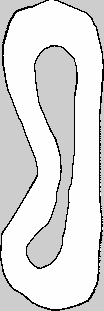
#> input picture maps/practicemap/practicemap.pgm, 104 x 311 px
$ jupyter execute --allow-errors matplotlib_plotting.ipynb
#> lines starting #> are read from the running program, lines starting #| are printed output that depends on the picture
### minimum_curvature_planner/algorithm/perception_data.py
import numpy as np

class Centreline:
    """
    members:
    int N
    float p[N][2]
    float n[N][2]
    (x_i -> p[i, 0], y_i -> p[i, 1])
    """
    def __init__(self, N, p, half_track_width, vehicle_width):
        self.N = np.uint32(N)
        self.p = np.array(p, dtype=np.float64)
        self.half_w_tr = np.array(half_track_width, dtype=np.float64)
        self.w_veh = np.float64(vehicle_width)

    def calc_n(self, x_derivatives, y_derivatives):
        self.n = np.array([[y_d, -x_d] for i in range(self.N) if (x_d := x_derivatives[i], y_d := y_derivatives[i])], dtype=np.float64) # not normalized
        self.n /= np.repeat(np.linalg.norm(self.n, axis=1), 2, axis=0).reshape(-1, 2) # normalized here


def matAInv(N: np.int32):
    A = np.zeros((4*N, 4*N))
    for i in range(0, 4*N, 4):
        # Equation: x_n = a_n
        # i is address of a_n
        A[i][i] = 1 # coeff of a_n
    for i in range(1, 4*N, 4):
        # Equation: x_(n+1) = a_n + b_n + c_n + d_n
        # i is address of b_n
        A[i][i-1] = 1 # coeff of a_n
        A[i][i] = 1 # coeff of b_n
        A[i][i+1] = 1 # coeff of c_n
        A[i][i+2] = 1 # coeff of d_n
    for i in range(2, 4*N, 4):
        # Equation: 0 = x_1' - x_1' = b_(n-1) + 2c_(n-1) + 3d_(n-1) - b_n
        # i is address of c_n
        A[i][i-1] = -1 # coeff of b_n
        addr_A_N_1 = (i+4*N-6)%(4*N) # address of a_(n-1)
        A[i][addr_A_N_1 + 1] = 1 # coeff of b_(n-1)
        A[i][addr_A_N_1 + 2] = 2 # coeff of c_(n-1)
        A[i][addr_A_N_1 + 3] = 3 # coeff of d_(n-1)
    for i in range(3, 4*N, 4):
        # Equation: 0 = x_1'' - x_1'' = 2c_(n-1) + 6d_(n-1) - 2c_n
        # i is address of d_n
        A[i][i-1] = -2 # coeff of c_n
        addr_A_N_1 = (i+4*N-7)%(4*N) # address of a_(n-1)
        A[i][addr_A_N_1 + 2] = 2 # coeff of c_(n-1)
        A[i][addr_A_N_1 + 3] = 6 # coeff of d_(n-1)
    A_inv = np.linalg.inv(A)
    A_inv[np.isclose(A_inv, 0, atol=1e-15)] = 0
    return A_inv

def A_ex_comp(N: np.int32, component: np.int32):
    # e.g. returns A_ex,b for component = 1, A_ex,c for component = 2
    A_ex = np.zeros((N, 4*N), dtype=np.float64)
    for i in range(N): A_ex[i][4*i + component] = 1
    return A_ex

def q_comp(centreline: Centreline, component: np.int32):
    # e.g. q_x for component = 0, q_y for component = 1
    q = np.ndarray(4*centreline.N, dtype=np.float64)
    for i in range(0, 4*centreline.N, 4):
        q[i] = centreline.p[i//4, component]
        q[i+1] = centreline.p[(i//4 + 1)%centreline.N, component]
        q[i+2] = 0
        q[i+3] = 0
    return q

def M_comp(centreline: Centreline, component: np.int32):
    # e.g. M_x for component = 0, M_y for component = 1
    M = np.zeros((4*centreline.N, centreline.N), dtype=np.float64)
    for i in range(0, 4*centreline.N, 4):
        M[i, i//4] = centreline.n[i//4, component]
        M[i+1, (i//4 + 1)%centreline.N] = centreline.n[(i//4 + 1)%centreline.N, component]
    return M

def first_derivatives(centreline: Centreline, Ainv: np.ndarray, q: np.ndarray):
    A_ex_b = A_ex_comp(centreline.N, 1)
    return A_ex_b @ Ainv @ q

def matPxx(N: np.int32, x_dashed: np.ndarray, y_dashed: np.ndarray):
    return np.diag([ y_dashed[i]**2/(x_dashed[i]**2+y_dashed[i]**2)**3 for i in range(N) ])

def matPxy(N: np.int32, x_dashed: np.ndarray, y_dashed: np.ndarray):
    return np.diag([ -2*x_dashed[i]*y_dashed[i]/(x_dashed[i]**2+y_dashed[i]**2)**3 for i in range(N) ])

def matPyy(N: np.int32, x_dashed: np.ndarray, y_dashed: np.ndarray):
    return np.diag([ x_dashed[i]**2/(x_dashed[i]**2+y_dashed[i]**2)**3 for i in range(N) ])

def matrices_H_f(centreline: Centreline):
    # returns a tuple of the matrices H and f that define the QP
    Ainv = matAInv(centreline.N)
    A_ex_c = A_ex_comp(centreline.N, 2)
    q_x = q_comp(centreline, 0)
    q_y = q_comp(centreline, 1)
    x_d = first_derivatives(centreline, Ainv, q_x)  # vector containing x_i'
    y_d = first_derivatives(centreline, Ainv, q_y)  # vector containing y_i'

    centreline.calc_n(x_d, y_d)

    M_x = M_comp(centreline, 0)
    M_y = M_comp(centreline, 1)

    T_c = 2 * A_ex_c @ Ainv
    T_n_x = T_c @ M_x
    T_n_y = T_c @ M_y

    P_xx = matPxx(centreline.N, x_d, y_d)
    P_xy = matPxy(centreline.N, x_d, y_d)
    P_yy = matPyy(centreline.N, x_d, y_d)

    H_x = T_n_x.T @ P_xx @ T_n_x
    H_xy = T_n_y.T @ P_xy @ T_n_x
    H_y = T_n_y.T @ P_yy @ T_n_y
    H = 2 * (H_x + H_xy + H_y)

    f_x = 2 * T_n_x.T @ P_xx.T @ T_c @ q_x
    f_xy = T_n_y.T @ P_xy.T @ T_c @ q_x + T_n_x.T @ P_xy.T @ T_c @ q_y
    f_y = 2 * T_n_y.T @ P_yy.T @ T_c @ q_y
    f = f_x + f_xy + f_y

    return H, f

### minimum_curvature_planner/algorithm/visualization.py
import matplotlib.pyplot as plt
from scipy.interpolate import CubicSpline
from perception_data import *

def matplotlib_visualize_splines(points: np.ndarray, line_label: str, points_label: str, is_loop: bool = False):
    if is_loop:
        points = np.vstack([points, points[0]])

    # Define the parametric points (x and y coordinates)
    t_points = np.arange(points.shape[0])
    x_points = np.array(points[:, 0])
    y_points = np.array(points[:, 1])

    # Create parametric cubic splines for x(t) and y(t)
    bc_type = 'periodic' if is_loop else 'not-a-knot'
    spline_x = CubicSpline(t_points, x_points, bc_type=bc_type)
    spline_y = CubicSpline(t_points, y_points, bc_type=bc_type)

    # Generate values of t for plotting the spline
    t_fine = np.linspace(t_points[0], t_points[-1], 100)

    # Evaluate the splines to get the points on the curve
    x_fine = spline_x(t_fine)
    y_fine = spline_y(t_fine)

    # Plot the parametric spline
    plt.plot(x_fine, y_fine, label=line_label)
    plt.plot(x_points, y_points, 'o', label=points_label)
    plt.xlabel('x')
    plt.ylabel('y')
    plt.legend()
    plt.grid(True)
    plt.axis('equal')  # Ensure the x and y axes have the same scale

def coords(t, a, b, c, d):
    t_floor = np.int32(t)
    t_frac = t - t_floor
    return np.array([ (a[I] + b[I]*f + c[I]*f**2 + d[I]*f**3) for i in range(t.shape[0]) if (I := (t_floor[i])%(a.shape[0]), f := t_frac[i]) ])

def implemented_visualize_splines(points: np.ndarray, line_label: str, points_label: str, show_control_points: bool = False, dashed: bool = False):
    Ainv = matAInv(points.shape[0])
    centreline = Centreline(points.shape[0], points, None, None)
    abcd_x = (Ainv @ q_comp(centreline, 0)).reshape((-1, 4))
    abcd_y = (Ainv @ q_comp(centreline, 1)).reshape((-1, 4))

    # Define the parametric points (x and y coordinates)
    t_points = np.arange(points.shape[0])
    x_points = np.array(points[:, 0])
    y_points = np.array(points[:, 1])

    # Generate values of t for plotting the spline
    t_fine = np.linspace(t_points[0], t_points[-1] + 1, 1000)

    # Evaluate the splines to get the points on the curve
    x_fine = coords(t_fine, abcd_x[:, 0], abcd_x[:, 1], abcd_x[:, 2], abcd_x[:, 3])
    y_fine = coords(t_fine, abcd_y[:, 0], abcd_y[:, 1], abcd_y[:, 2], abcd_y[:, 3])

    # Plot the parametric spline
    if dashed: plt.plot(x_fine, y_fine, '--', label=line_label)
    else: plt.plot(x_fine, y_fine, label=line_label)
    if show_control_points: plt.plot(x_points, y_points, 'o', label=points_label)
    plt.xlabel('x')
    plt.ylabel('y')
    plt.legend()
    plt.grid(True)
    plt.axis('equal')  # Ensure the x and y axes have the same scale

def points_raceline(centreline: Centreline, alpha: np.ndarray):
    return centreline.p + centreline.n * np.repeat(alpha, 2, axis=0).reshape((-1, 2))

# [15 lines left out: function visualize_solution, not called in this run]

### minimum_curvature_planner/algorithm/solve_qp.py
import cvxpy as cp
from perception_data import *

def solve_for_alpha(centreline: Centreline):
    P, q = matrices_H_f(centreline)

    N = centreline.N
    alpha = cp.Variable(N)

    alpha_max = (centreline.half_w_tr - centreline.w_veh/2)
    alpha_min = -(centreline.half_w_tr - centreline.w_veh/2)

    # Define and solve the CVXPY problem.
    P = (P+P.T)/2
    prob = cp.Problem(cp.Minimize((1/2)*cp.quad_form(alpha, cp.psd_wrap(P)) + q.T @ alpha),
                    [alpha <= alpha_max,
                    alpha >= alpha_min])
    prob.solve()

    # [6 lines of commented-out code are left out]
    return alpha.value

### minimum_curvature_planner/algorithm/matplotlib_plotting.ipynb
[cell 1]
from visualization import *

[cell 2]
nx1, ny1 = 0, -1
nx2 , ny2 = 1, 0
nx3, ny3 = 0, 1
nx4, ny4 = -1, 0

x1, y1 = 0, -9

x2, y2 = 5, 0

x3, y3 = 0, 5

x4, y4 = -9, 0

points = np.array([[x1, y1], [x2, y2], [x3, y3], [x4, y4]], dtype=np.float64)
plt.title('Parametric Spline')
matplotlib_visualize_splines(points, 'Parametric Spline from scipy', 'Control Points: parametric spline from scipy', True)
plt.show()
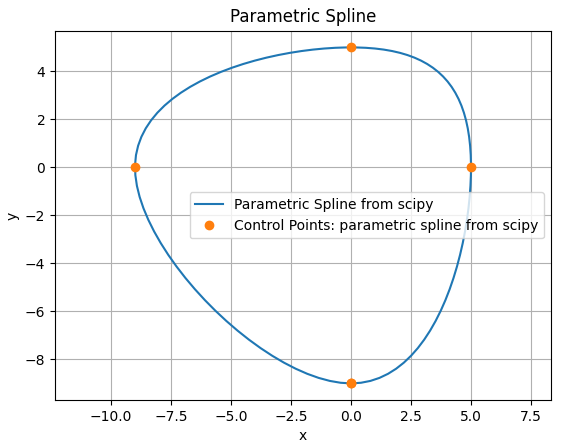
#> figure drawn by matplotlib, 1 panel

[cell 3]
from perception_data import Centreline

centreline = Centreline(4, points, 0.5*np.ones(4), 0.2)

plt.title('Race track centreline')
implemented_visualize_splines(centreline.p, 'Parametric Spline: from implementation', 'Control Points', True)
plt.show()
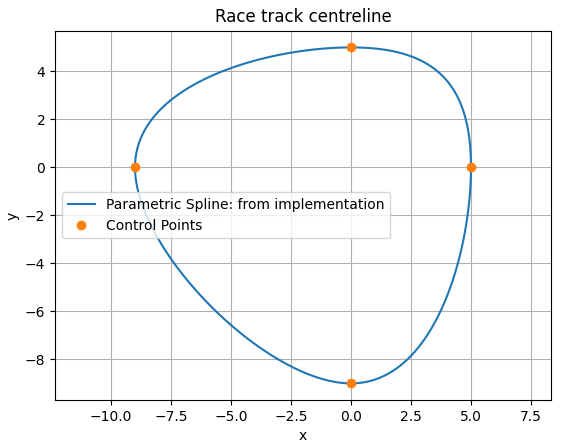
#> figure drawn by matplotlib, 1 panel

[cell 4]
import cvxpy as cp

[cell 5]
from solve_qp import solve_for_alpha

#> (the rest of this cell did not finish here and is left out)


#> (a cell that did not finish here is left out)

[cell 7]
from export_solution import export_solution

#> (the rest of this cell did not finish here and is left out)

[cell 8]
from csv_reader import centreline_from_csv

#> (the rest of this cell did not finish here and is left out)

## `practicemap` trial for F1Tenth CDC 2024:

[cell 9]
#TODO: read parameters from practicemap.yaml into variables and use them
import pandas as pd
import numpy as np

'''
Resolved: in meters
(unspecified): in grid units
'''

#> (the rest of this cell did not finish here and is left out)

[cell 10]
VEHICLE_WIDTH = 0.27

[cell 11]
import cv2 as cv
practicemap = cv.imread("../../maps/practicemap/practicemap.pgm", cv.IMREAD_GRAYSCALE)
#> practicemap is the input picture: shape (311, 104); min 0, max 254, mean 222

# [5 lines of commented-out code are left out]

[cell 12]
from perception_data import *

# [64 lines left out: functions bresenham_measure_width, track_width, not called in this run]

#> (the rest of this cell did not finish here and is left out)

#> (a cell that did not finish here is left out)


[cell 14]
points_boundary_max = centreline.p + centreline.n * np.repeat(centreline.half_w_tr, 2, axis=0).reshape((-1, 2))
points_boundary_min = centreline.p - centreline.n * np.repeat(centreline.half_w_tr, 2, axis=0).reshape((-1, 2))
# implemented_visualize_splines(centreline.p, 'Centreline from implementation', 'Control Points: Centreline from implementation', dashed=True)
# implemented_visualize_splines(points_boundary_max, 'Outer boundary from implementation', 'Control Points: Outer boundary from implementation')
# implemented_visualize_splines(points_boundary_min, 'Inner boundary from implementation', 'Control Points: Inner boundary from implementation')

matplotlib_visualize_splines(centreline.p, 'Centreline from scipy', 'Control Points: Centreline from scipy', True)
# matplotlib_visualize_splines(points_boundary_max, 'Outer boundary from scipy', 'Control Points: Outer boundary from scipy', True)
# matplotlib_visualize_splines(points_boundary_min, 'Inner boundary from scipy', 'Control Points: Inner boundary from scipy', True)
plt.show()
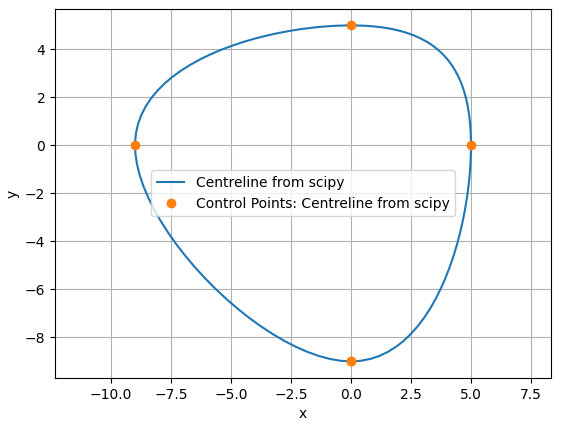
#> figure drawn by matplotlib, 1 panel
